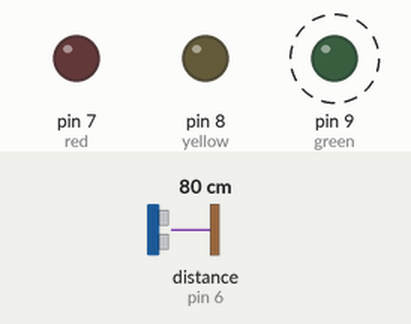
Bench run of a sketch on a simulated Arduino Uno, built with avr-gcc and run on an emulated ATmega328P. Parts: output pins drawn as LEDs (lit = HIGH). Wiring (inferred from the names in the program): ultrasonic range finder: trigger pin 5; echo pin 6. Dashed ring = blinking. The test bench sets the inputs (shaded band); at power-on: distance to the obstacle (sensor on pin 6) 80 cm. The echo pulse lasts 58.3 µs per cm; pins used as bus, display or sensor lines are not drawn.

Above: at 1.14 s.
1.6 s: distance to the obstacle (sensor on pin 6) set to 55 cm
4.7 s: distance to the obstacle (sensor on pin 6) set to 45 cm
At 4.93 s:
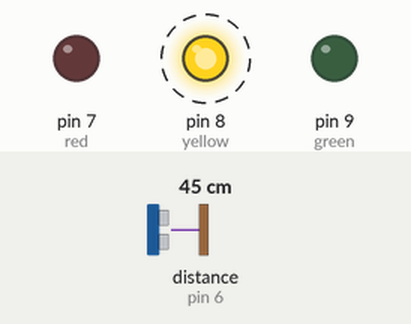
7.8 s: distance to the obstacle (sensor on pin 6) set to 17 cm
10.9 s: distance to the obstacle (sensor on pin 6) set to 13 cm
At 11.49 s:
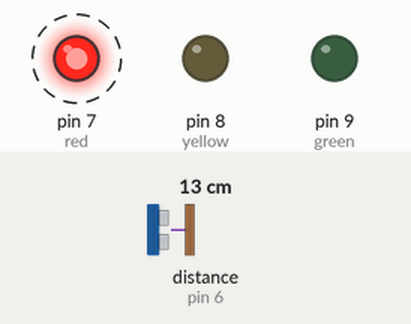
14.0 s: distance to the obstacle (sensor on pin 6) set to 18 cm
At 14.25 s:
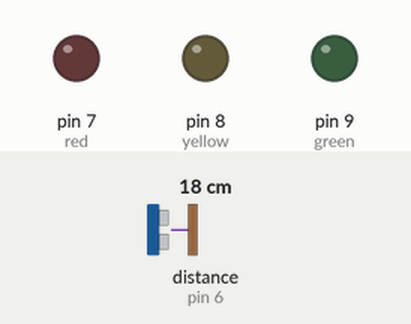
17.1 s: distance to the obstacle (sensor on pin 6) set to 2 cm
At 17.53 s:
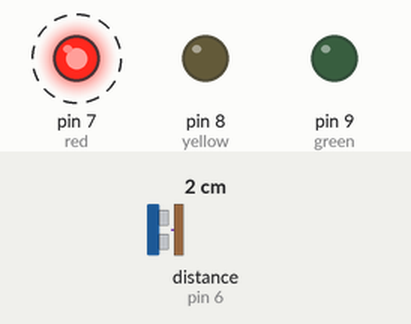
Timing chart, 0 to 21.2 s (numbered marks = the images above; inputs shaded):
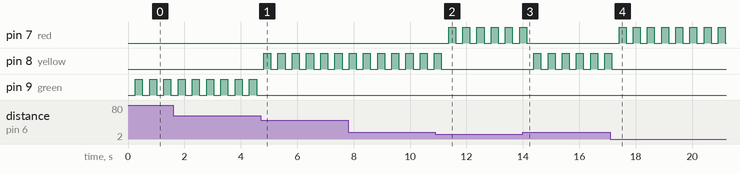

Measured:
- the behaviour switches between 51 and 50 cm on distance to the obstacle (sensor on pin 6) (found by bisection; images 0 and 1)
- the behaviour switches between 16 and 15 cm on distance to the obstacle (sensor on pin 6) (found by bisection; images 1 and 2)
- after the input at 4.7 s, pin 8 (yellow): alternates HIGH for 0.25 s and LOW for 0.26 s, starting after 0.11 s; pin 9 (green): stops changing and stays LOW
- after the input at 10.9 s, pin 7 (red): alternates HIGH for 0.25 s and LOW for 0.25 s, starting after 0.47 s; pin 8 (yellow): goes on until 11.1 s, then stays LOW
- after the input at 14.0 s, pin 7 (red): goes on until 14.1 s, then stays LOW; pin 8 (yellow): alternates HIGH for 0.25 s and LOW for 0.25 s, starting after 0.39 s
- after the input at 17.1 s, pin 7 (red): alternates HIGH for 0.25 s and LOW for 0.25 s, starting after 0.31 s; pin 8 (yellow): goes on until 17.2 s, then stays LOW
- by itself, pin 9 (green): alternates HIGH for 0.25 s and LOW for 0.26 s

The sketch:

distance.ino
```cpp
/**
 * Sketch für Arduino:
 * Entfernung messen, und je nachdem eine rote, gelbe oder grüne LED einschalten
 */
 // Pins definieren
const int trigger = 5;
const int echo = 6;
const int red=7;
const int yellow=8;
const int green=9;

const int RED_DISTANCE=15; //cm
const int YELLOW_DISTANCE=50;

const long MAX_TIME = 20000;

void setup() {
  pinMode(trigger,OUTPUT);
  pinMode(echo,INPUT);
  pinMode(red,OUTPUT);
  pinMode(yellow,OUTPUT);
  pinMode(green,OUTPUT);
}

// Alle 500ms eine Messung machen und LEDs entsprechend schalten.
// Delays für Blinkeffekt
void loop() {
  digitalWrite(red,0);
  digitalWrite(yellow,0);
  digitalWrite(green,0);
  delay(250);
  int distance=ping();
  if(distance<RED_DISTANCE){
    digitalWrite(red,1);
  }else if(distance<YELLOW_DISTANCE){
    digitalWrite(yellow,1);
  }else{
    digitalWrite(green,1);
  }
  delay(250);
}

/*
  Der HC-SR04 startet eine Messung mit fallender Flanke auf trigger, auf dem vorher mindestens
  10us HIGH angelegt war. Er setzt dann echo zunächst auf HIGH und bei Empfang des Echos wieder auf LOW.

  Entfernung messen: trigger auf LOW, dann 15 us auf HIGH,
  dann wieder auf LOW, dann darauf warten, dass der Echo-Pin von HIGH auf LOW geht
  und aus der dazwischen liegenden Zeit die
  Entfernung berechnen (Schallgeschwindigkeit in Luft: 0.034cm/us).
*/
int ping() {
  digitalWrite(trigger,LOW);
  delay(2);
  digitalWrite(trigger, HIGH);
  delayMicroseconds(15);
  digitalWrite(trigger, LOW);
  long time = pulseIn(echo, HIGH);
  return (time/2)*0.034;
}
```
